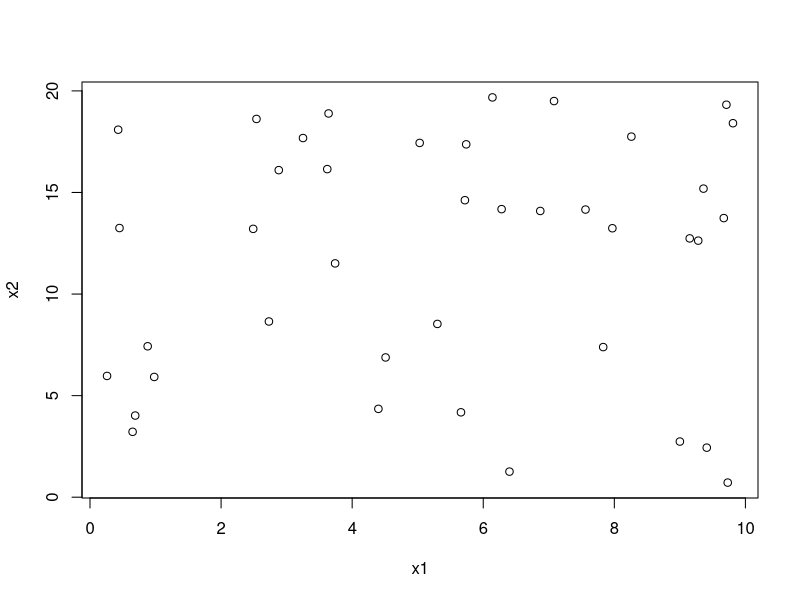
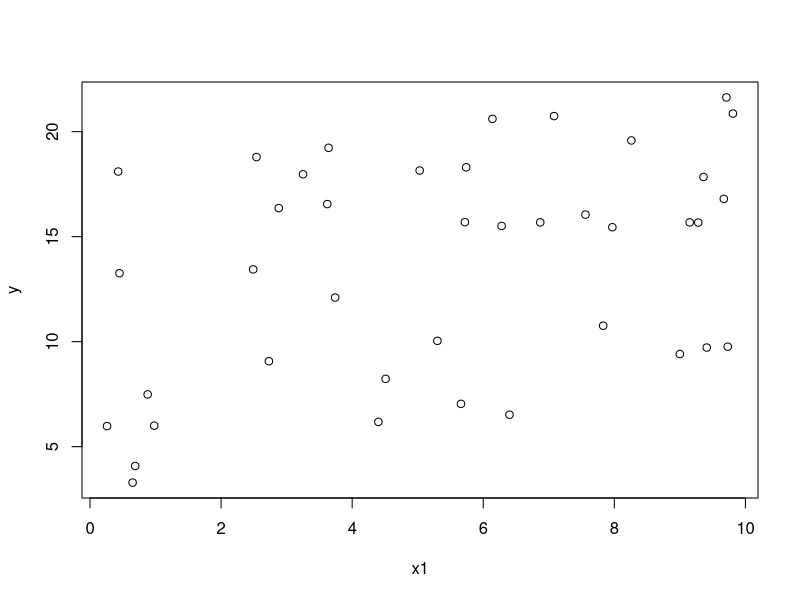
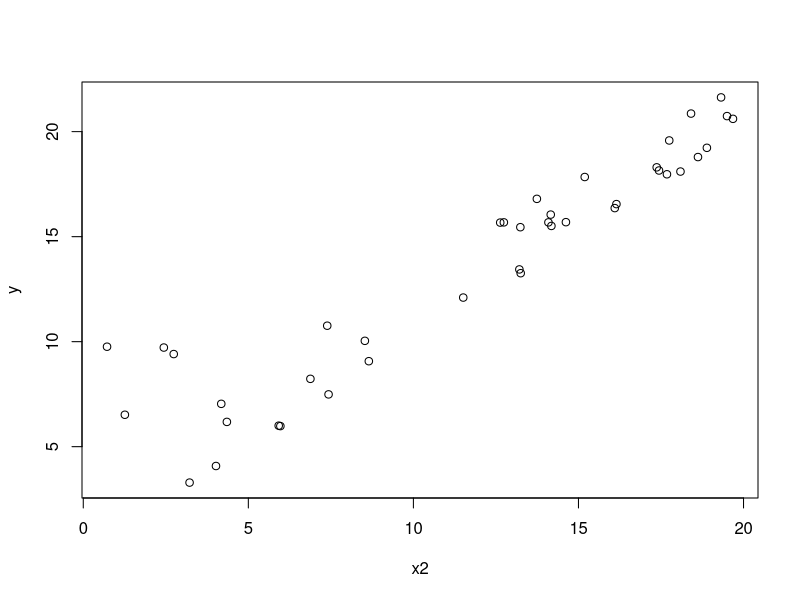

These figures' R source, in order:
## ---- chunk 1
dat=read.table("./ARM_Data/pyth/exercise2.1.dat",header=TRUE)
head(dat)
## ---- chunk 2
#how many rows have y label
print(paste("Labeled: ", sum(!is.na(dat$y))))
#how many rows do not have y label
print(paste("Unlabeled: ",sum(is.na(dat$y))))
label<-dat[!is.na(dat$y),]
## ---- chunk 3
plot(label[c('x1','x2')])
## ---- chunk 4
plot(label[c('x1','y')])
## ---- chunk 5
plot(label[c('x2','y')])
## ---- chunk 6
fit = lm(label$y ~ label$x1 + label$x2)
summary(fit)
